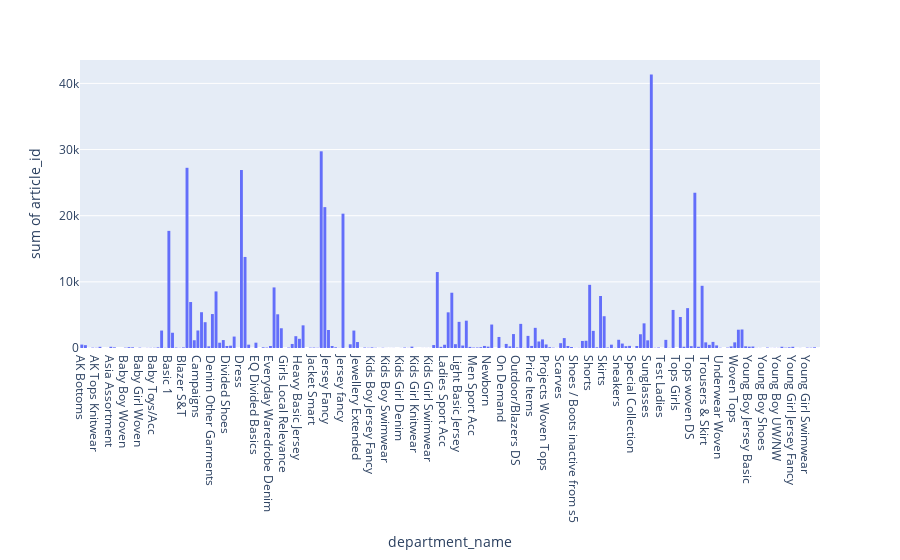

Source (notebook cell):
### Code cell
plot_feature(detailed_transactions, "department_name")

### Figure 1 — Plotly figure (JSON) as saved in the notebook; plotly's stock layout.template omitted (floating-point values rounded to 4 significant figures; data arrays with more than 128 entries replaced by an {"elided": "..."} marker saying what was removed)
{"data": [{"bingroup": "x", "histfunc": "sum", "hovertemplate": "department_name=%{x}<br>sum of article_id=%{y}<extra></extra>", "legendgroup": "", "marker": {"color": "#636efa", "pattern": {"shape": ""}}, "name": "", "orientation": "v", "showlegend": false, "type": "histogram", "x": {"elided": "204 str values"}, "xaxis": "x", "y": {"elided": "204 int values"}, "yaxis": "y"}], "layout": {"barmode": "relative", "legend": {"tracegroupgap": 0}, "margin": {"t": 60}, "xaxis": {"anchor": "y", "domain": [0, 1], "title": {"text": "department_name"}}, "yaxis": {"anchor": "x", "domain": [0, 1], "title": {"text": "sum of article_id"}}}}
